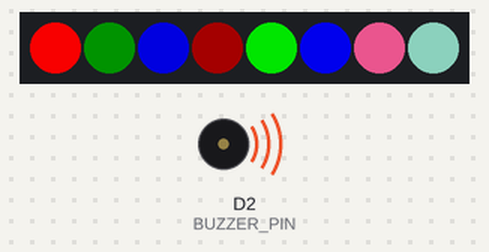
A sketch run on a simulated ESP8266 (NodeMCU). Shown: 8 RGB LEDs in strip order, left to right, buzzer (waves = sounding). Random numbers use the default seed unless the sketch sets one.

Above: at 1.1 s.
At 5.3 s:
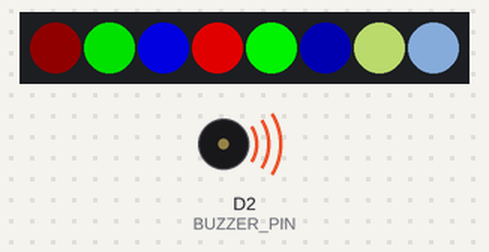
At 10.9 s:
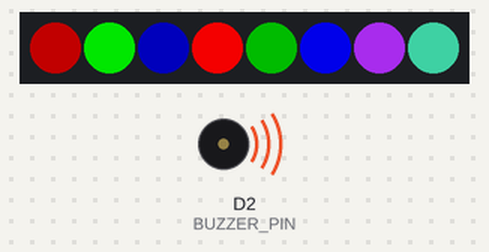
At 21.1 s:
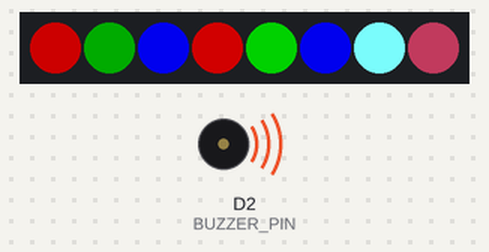
At 26.8 s:
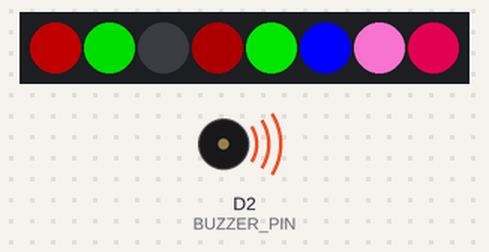
At 32.4 s:
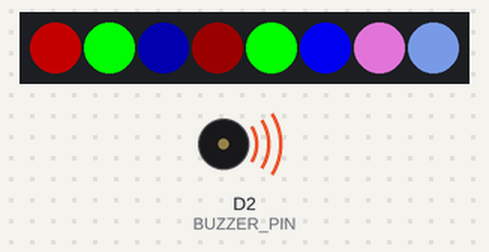
Timing chart, 0 to 40.0 s (numbered marks = the images above):
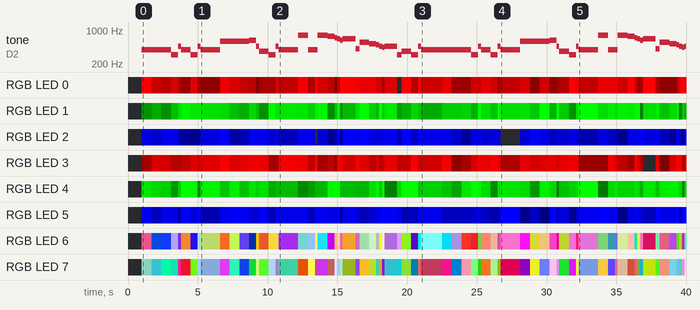

Measured:
- by itself, RGB LED 1: off → RGB(0, 19, 0) at 1.0 s, → RGB(0, 47, 0) 0.70 s later, → RGB(0, 18, 0) 0.70 s later, → RGB(0, 79, 0) 0.70 s later, … (72 changes in this stretch)
- by itself, RGB LED 3: off → RGB(38, 0, 0) at 1.0 s, → RGB(143, 0, 0) 0.70 s later, → RGB(123, 0, 0) 0.70 s later, → RGB(66, 0, 0) 0.70 s later, … (73 changes in this stretch)
- what the display in image 0 shows lasts 0.7 s, from 1.0 s to 1.7 s
- what the display in image 1 shows lasts 1.4 s, from 5.2 s to 6.6 s
- what the display in image 3 shows lasts 1.5 s, from 21.0 s to 22.5 s

The sketch:

color_music.ino
```cpp
//подключаем библиотеку https://github.com/FastLED/FastLED
#include "FastLED.h"

//управляющий пин светодиодного бруска neopixel
const byte NEOPIXEL_PIN = D3;
//кол-во светодиодов
const byte NUM_LEDS = 8;
//пин + пьезодинамика
const byte BUZZER_PIN = D2;
//кол-во нот в мелодии
const byte COUNT_NOTES = 39;

//объект neopixel
CRGB leds[NUM_LEDS];

//частоты нот
int tones[COUNT_NOTES] = {
  392, 392, 392, 311, 466, 392, 311, 466, 392,
  587, 587, 587, 622, 466, 369, 311, 466, 392,
  784, 392, 392, 784, 739, 698, 659, 622, 659,
  415, 554, 523, 493, 466, 440, 466,
  311, 369, 311, 466, 392
};

// длительности нот
int durations[COUNT_NOTES] = {
  350, 350, 350, 250, 100, 350, 250, 100, 700,
  350, 350, 350, 250, 100, 350, 250, 100, 700,
  350, 250, 100, 350, 250, 100, 100, 100, 450,
  150, 350, 250, 100, 100, 100, 450,
  150, 350, 250, 100, 750
};

void setup() {
  //пин на выход
  pinMode(BUZZER_PIN, OUTPUT);
  delay(1000);
  //инициализируем neopixel
  FastLED.addLeds<NEOPIXEL, NEOPIXEL_PIN>(leds, NUM_LEDS);

}

void loop() {
  //для каждой ноты
  for (int i = 0; i <= COUNT_NOTES; i++) {
    //случайным образом задаем цвета в формате RGB (красный, зеленый, синий, 0-255)
    leds[0] = CRGB(random(0, 255), 0, 0);
    leds[1] = CRGB(0, random(0, 255), 0);
    leds[2] = CRGB(0, 0, random(0, 255));
    leds[3] = CRGB(random(0, 255), 0, 0);
    leds[4] = CRGB(0, random(0, 255), 0);
    leds[5] = CRGB(0, 0, random(0, 255));
    leds[6] = CRGB(random(0, 255), random(0, 255), random(0, 255));
    leds[7] = CRGB(random(0, 255), random(0, 255), random(0, 255));
    FastLED.show();
    //шим сигнал с заданной частотой и длительностью
    tone(BUZZER_PIN, tones[i], durations[i] * 2);
    //ждем длительность
    delay(durations[i] * 2);
    //отключаем ноту
    noTone(BUZZER_PIN);
  }
}
```
